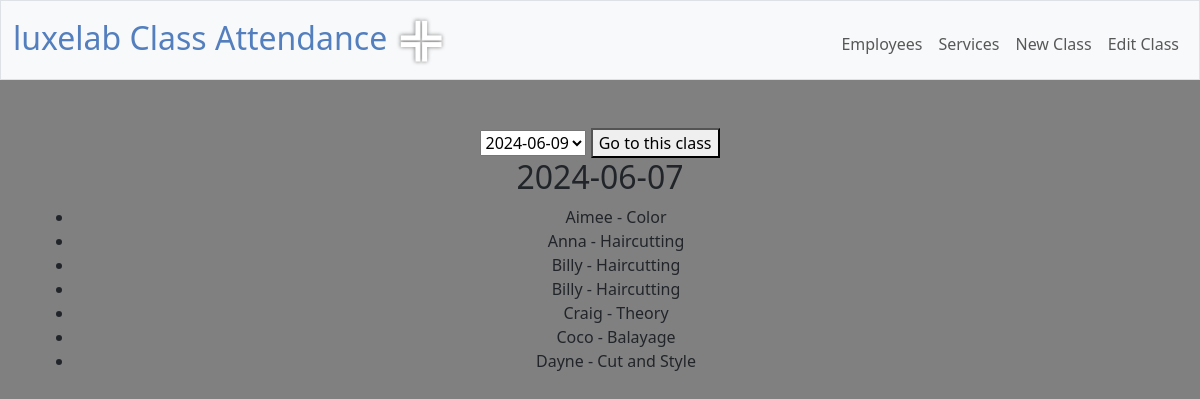
The page /class_history on the database its author committed.
### models.py (models this page shows, shortened)
class Base(MappedAsDataclass, DeclarativeBase):
    pass

class Classes(Base):
    __tablename__ = "classes"
    id: Mapped[int] = mapped_column(primary_key=True, init=False)
    class_date: Mapped[date]
    theory_topic: Mapped[Optional[str]]
    notes: Mapped[Optional[str]]
    class_joins = relationship("Class_join", back_populates="classes")

class Class_join(Base):
    __tablename__ = "class_join"
    id: Mapped[int] = mapped_column(primary_key=True, init=False)
    class_id: Mapped[int] = mapped_column(ForeignKey("classes.id"))
    employee_id: Mapped[int] = mapped_column(ForeignKey("employees.id"))
    service_id: Mapped[int] = mapped_column(ForeignKey("services.id"))
    classes: Mapped[list["Classes"]]= relationship("Classes", back_populates="class_joins")
    employees: Mapped[list["Employees"]] = relationship("Employees", back_populates="class_joins")
    services: Mapped[list["Services"]] = relationship("Services", back_populates="class_joins")

class Employees(Base):
    __tablename__ = "employees"
    id: Mapped[int] = mapped_column(primary_key=True, init=False)
    name: Mapped[str]
    role: Mapped[int]
    active: Mapped[int]
    class_joins = relationship("Class_join", back_populates="employees")

class Services(Base):
    __tablename__ = "services"
    id: Mapped[int] = mapped_column(primary_key=True,init=False)
    service: Mapped[str]
    service_type: Mapped[int]
    class_joins = relationship("Class_join", back_populates="services")

### app.py (the view, shortened to what this page needs)
@app.route("/class_history", methods=["GET", "POST"])
def class_history():
    stmt = text("SELECT  class_date FROM classes ORDER BY class_date DESC")
    with engine.connect() as connection:
        results = connection.execute(stmt).fetchall()
    dates = []
    for result in results:
        dates.append(result[0])
    if request.method == "GET":
        stmt = text("SELECT class_join.id, classes.id, classes.class_date, employees.id, employees.name, services.service FROM class_join " \
        "JOIN classes ON classes.id = class_join.class_id " \
        "JOIN employees ON employees.id = class_join.employee_id " \
        "JOIN services ON services.id = class_join.service_id " \
        "ORDER BY employees.role, employees.name")
        with engine.connect() as connection:
            results = []
            for row in connection.execute(stmt):
                result_dict = {
                    'class_join_id': row[0],
                    'class_id': row[1],
                    'class_date': row[2],
                    'employee_name': row[4],
                    'service_name': row[5]
                }
                results.append(result_dict)
        if results == []:
            return apology("No classes found")
        return render_template("/classes.html", results=results, dates=dates)

### app.py (called while the page is built)
@app.after_request
def after_request(response):
    response.headers["Cache-Control"] = "no-cache, no-store, must-revalidate"
    response.headers["Expires"] = 0
    response.headers["Pragma"] = "no-cache"
    return response

### templates/classes.html (shortened to what this page needs)
{% extends "layout.html" %}
{% block main %}
<div>
    <form method="post" action="/class_history">
        <select name="class_date">
            {% for date in dates %}
            <option value="{{ date }}">{{ date }}</option>
            {% endfor %}
        </select>
        <button type="submit" name="gotoclass">Go to this class</button>
    </form>
</div>
<h2>{{ results[0].class_date }}  </h2>
<div>
    <ul>
        {% for result in results %}
        <li>
            {{ result.employee_name }} -
            {{ result.service_name }}
        </li>
        {% endfor %}
    </ul>
</div>
{% endblock %}

### static/styles.css (style rules this page uses)
body { background-color: gray; }

### rows shown on the page
Classes: class_date "2024-06-07"
Class_join: employee_name "Aimee", service_name "Color"
Class_join: employee_name "Anna", service_name "Haircutting"
Class_join: employee_name "Billy", service_name "Haircutting"
Class_join: employee_name "Billy", service_name "Haircutting"
Class_join: employee_name "Craig", service_name "Theory"
Class_join: employee_name "Coco", service_name "Balayage"
Class_join: employee_name "Dayne", service_name "Cut and Style"

### other values the page prints
form field class_date "2024-06-09"
